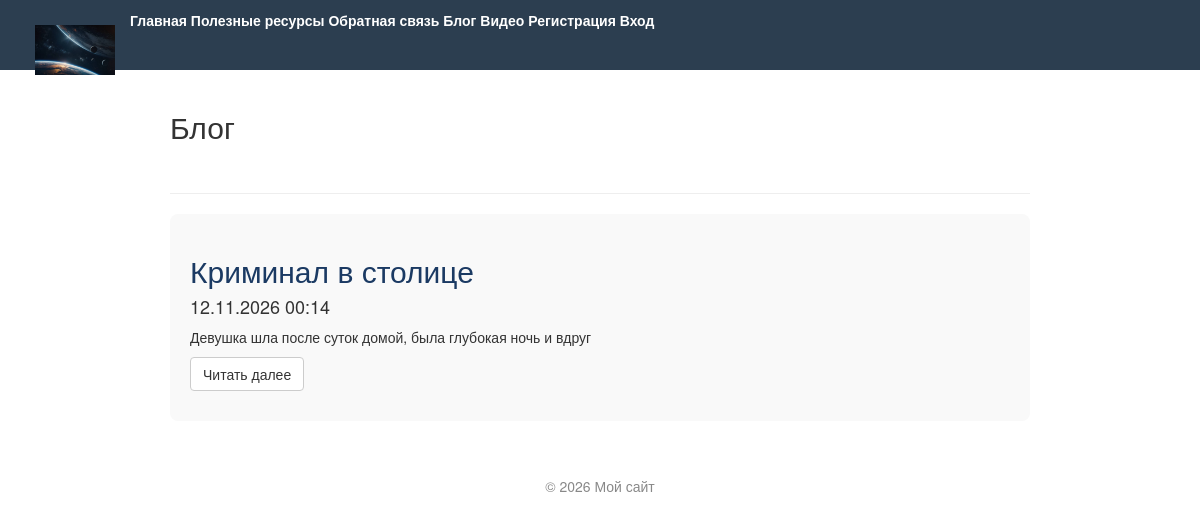
Screenshot of /blog/ with the database file from the repository.
### main/models.py (models this page shows, shortened)
class Blog(models.Model):
    title = models.CharField(max_length=100, unique=True, verbose_name="Заголовок")
    short_description = models.CharField(max_length=255, verbose_name="Краткое содержание")
    content = models.TextField(verbose_name="Полное содержание")
    posted = models.DateTimeField(default=datetime.now, db_index=True, verbose_name="Опубликована")
    author = models.ForeignKey(User, null=True, blank=True, on_delete=models.SET_NULL, verbose_name="Автор")
    image = models.ImageField(upload_to='blog_images/', blank=True, null=True, verbose_name="Картинка")

### main/views.py (the view)
# urls.py: path('blog/', views.blog, name='blog'),
def blog(request):
    posts = Blog.objects.all().order_by('-posted')
    return render(request, 'main/blog.html', {'title': 'Блог', 'posts': posts})

### main/templates/main/blog.html
{% extends "main/layout.html" %}
{% block content %}
    <h2>{{ title }}</h2>
    <br />
    {% for post in posts %}
        <hr/>
        <div class="post-preview">
            <h2><a href="{% url 'blogpost' parametr=post.id %}">{{ post.title }}</a></h2>
            <h4>{{ post.posted|date:"d.m.Y H:i" }}</h4>
            <p>{{ post.short_description }}</p>
            <p><a href="{% url 'blogpost' parametr=post.id %}" class="btn btn-default">Читать далее</a></p>
        </div>
    {% empty %}
        <p>Статей пока нет.</p>
    {% endfor %}
{% endblock %}

### main/static/main/content/site.css (style rules this page uses)
body { font-family: Arial, sans-serif; margin: 0; padding-top: 70px; background: #f7f7f7; }
.post-preview { background: #f9f9f9; padding: 20px; border-radius: 8px; margin-bottom: 20px; }
.post-preview h2 a { color: #1b3a63; text-decoration: none; }

### rows the page displays
Blog: title "Криминал в столице", posted "12.11.2026 00:14", short_description "Девушка шла после суток домой, была глубокая ночь и вдруг"

### other values shown
{{ title }} "Блог"
